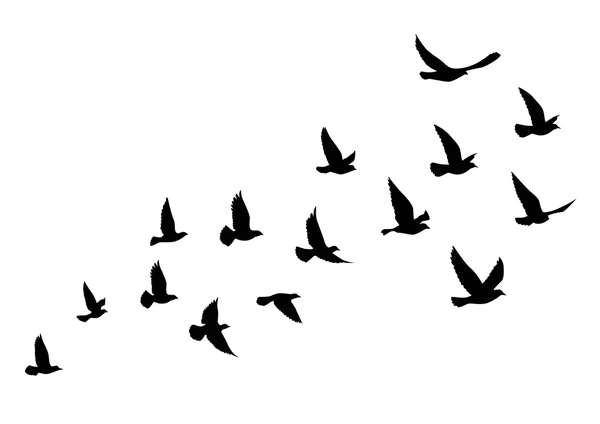
#> input picture images/birdss.png, 600 x 424 px
$ python main.py
#> lines starting #> are read from the running program, lines starting #| are printed output that depends on the picture; after the words box and inside, x2 and y2 are one past the last pixel; in counts of white or black regions, pixels touching at a corner belong together
import os
import cv2

# read an image from file
image_path = os.path.join(os.path.dirname(__file__), '..', 'images', 'birdss.png')
image_path = os.path.abspath(image_path)
image = cv2.imread(image_path)
#> image is the input picture: shape (424, 600, 3); mean B, G, R 241.8, 241.8, 241.8

image_gray = cv2.cvtColor(image, cv2.COLOR_BGR2GRAY)

ret, image_t = cv2.threshold(image, 127, 255, cv2.THRESH_BINARY_INV)
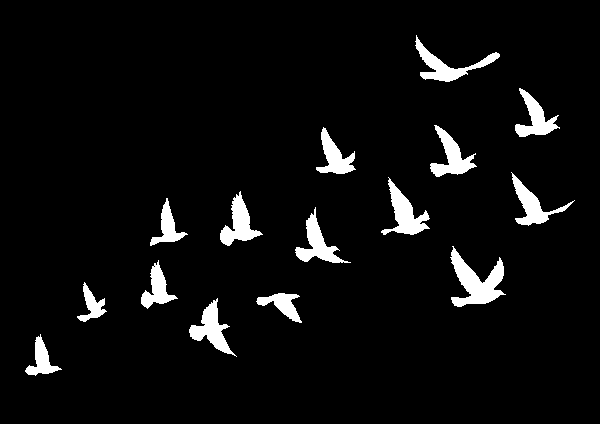
#> image_t: shape (424, 600, 3); 5.2% white; 15 white regions

contours, hierarchy = cv2.findContours(image_gray, cv2.RETR_TREE, cv2.CHAIN_APPROX_SIMPLE)
#> contours = 919 contours, 917 with area under 20; largest, box (x1, y1, x2, y2) and area: (0, 0, 600, 424) 253377, (277, 293, 289, 297) 21

for cnt in contours:
    if cv2.contourArea(cnt) > 100:
        cv2.drawContours(image, [cnt], -1, (0, 255, 0), 3)
        # draw each contour only if its area is greater than 100 pixels
        # (source image, contours, contour index (-1 to draw all contours), color (BGR), thickness)

        cv2.boundingRect(cnt) # get the bounding rectangle of the contour
        (x, y, w, h) = cv2.boundingRect(cnt)
        cv2.rectangle(image, (x, y), (x + w, y + h), (255, 0, 0), 2)
#> this loop made 919 passes
#> (cnt, x, y, w, h) on pass 1: ([[0, 0], [0, 423], [599, 423], [599, 0]], 0, 0, 600, 424)
#> cnt on passes 2, 3, 4, 6, 7, 12: [[35, 373], [36, 372], [37, 373], [36, 374]], [[33, 373], [34, 372], [35, 373], [34, 374]], [[31, 373], [32, 372], [33, 373], [32, 374]], [[40, 372], [41, 371], [42, 372], [41, 373]], [[36, 372], [37, 371], [38, 372], [37, 373]], [[26, 368], [27, 367], [28, 368], [27, 369]]
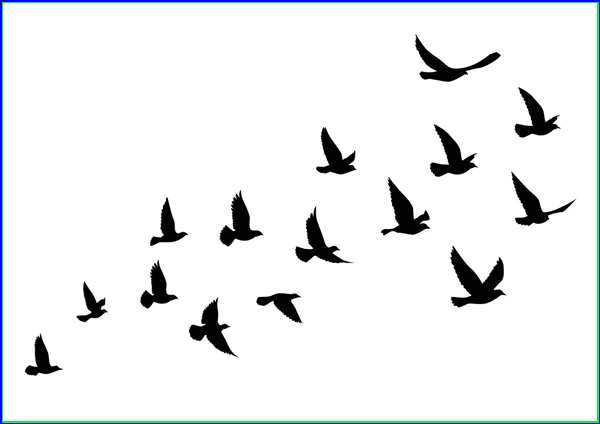
#> image: shape (424, 600, 3); 2.4% of pixels changed, all inside (x1, y1, x2, y2) = (0, 0, 600, 424)
        # draw the bounding rectangle around the contour

cv2.imshow('Original Image', image)
cv2.imshow('Thresholded Image', image_t)
cv2.waitKey(0)
